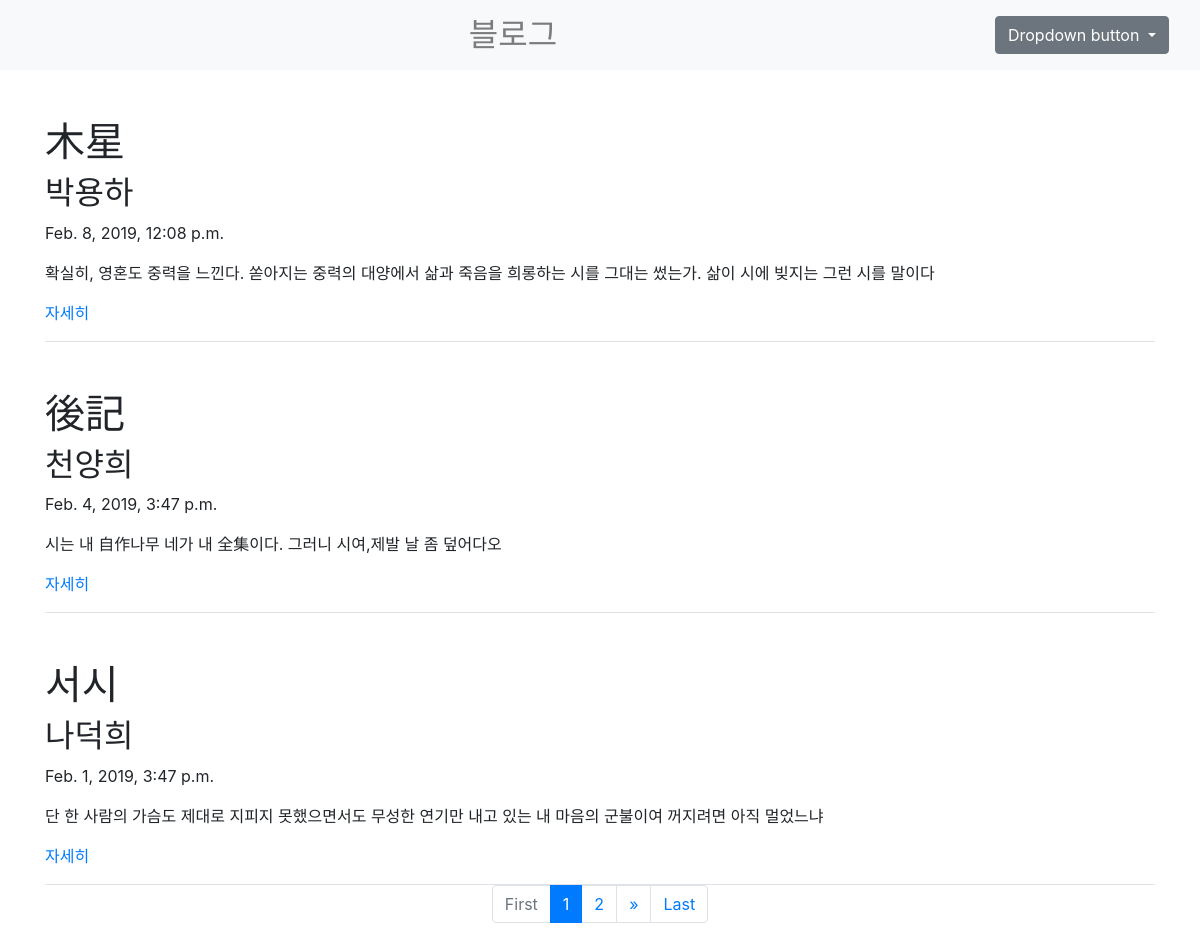
The page / on the database its author committed.
### blog/models.py (models this page shows, shortened)
class Blog(models.Model):
    title = models.CharField(max_length=200)
    sub_title = models.CharField(max_length=200)
    pub_date = models.DateTimeField('date published')
    body = models.TextField()
    def summary(self):
        return self.body[:100]

### blog/views.py (the view)
# urls.py: 2. Add a URL to urlpatterns:  path('', views.home, name='home')
def home(request):
    blogs = Blog.objects
    blog_list = Blog.objects.all()
    paginator = Paginator(blog_list, 3)
    page = request.GET.get('page')
    posts = paginator.get_page(page)
    return render(request, 'home.html', {'blogs':blogs, 'posts':posts})

### blog/templates/home.html (shortened to what this page needs)
{% extends 'base.html' %}
{% block content %}
    {% for blog in posts %}
    <div class="border-bottom mt-5">
        <h1>{{blog.title}}</h1>
        <h2>{{blog.sub_title}}</h2>
        <p>{{blog.pub_date}}</p>
        <p>{{blog.summary}}</p>
        <p><a href="{%url 'detail' blog.id%} ">자세히</a></p>
    </div>
    {%endfor%}
    <div class='container'>
        <nav aria-label="Page navigation example">
            <ul class="pagination justify-content-center">
                <li class="page-item disabled">
                    <a class="page-link" href="?page=1" aria-label="First">
                            <span aria-hidden="true">First</span>
                    </a>
                </li>
                {% for i in posts.paginator.page_range %}
                    {% if posts.number == i %}
                        <li class="page-item active"><a class="page-link" href="#">{{ i }}</a></li>
                    {% else %}
                        <li class="page-item"><a class="page-link" href="?page={{ i }}">{{ i }}</a></li>
                    {% endif %}
                {% endfor %}
                {% if posts.has_next %}
                <li class="page-item">
                    <a class="page-link" href="?page={{posts.next_page_number}}" aria-label="Next">
                        <span aria-hidden="true">&raquo;</span>
                    </a>
                </li>
                {% endif %}
                <li class="page-item">
                    <a class="page-link" href="?page={{posts.paginator.num_pages}}" aria-label="Last">
                        <span aria-hidden="true">Last</span>
                    </a>
                </li>
                </ul>
        </nav>
    </div>
{% endblock %}

### secondproject/templates/base.html (shortened to what this page needs)
<head>
    <link rel="stylesheet" href="https://stackpath.bootstrapcdn.com/bootstrap/4.2.1/css/bootstrap.min.css">
</head>
<nav class="navbar navbar-light bg-light">
    <div class="container-fluid">
        <span class="navbar-text mx-auto">
            <h2 style="margin:0">블로그</h2>
        </span>
        <div class="dropdown">
            <button class="btn btn-secondary dropdown-toggle" type="button" id="dropdownMenuButton" data-toggle="dropdown" aria-haspopup="true" aria-expanded="false">
              Dropdown button
            </button>
          </div>
    </div>
</nav>
<div class="container">
    {% block content %}
    {% endblock %}
</div>

### rows shown on the page
Blog: title "木星", sub_title "박용하", pub_date "Feb. 8, 2019, 12:08 p.m.", summary "확실히, 영혼도 중력을 느낀다. 쏟아지는 중력의 대양에서 삶과 죽음을 희롱하는 시를 그대는 썼는가. 삶이 시에 빚지는 그런 시를 말이다"
Blog: title "後記", sub_title "천양희", pub_date "Feb. 4, 2019, 3:47 p.m.", summary "시는 내 自作나무 네가 내 全集이다. 그러니 시여,제발 날 좀 덮어다오"
Blog: title "서시", sub_title "나덕희", pub_date "Feb. 1, 2019, 3:47 p.m.", summary "단 한 사람의 가슴도 제대로 지피지 못했으면서도 무성한 연기만 내고 있는 내 마음의 군불이여 꺼지려면 아직 멀었느냐"

### other values the page prints
{{ i }} "1"
{{ i }} "2"
